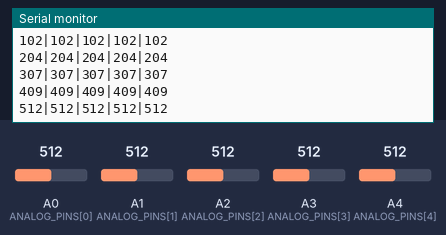
Bench run of a sketch on a simulated Arduino Nano, built with avr-gcc and run on an emulated ATmega328P. Shown: the last lines printed to the serial monitor. Inputs (shaded band) come from the test bench; at power-on: A0 (ANALOG_PINS[0]) = 512, A1 (ANALOG_PINS[1]) = 512, A2 (ANALOG_PINS[2]) = 512, A3 (ANALOG_PINS[3]) = 512, A4 (ANALOG_PINS[4]) = 512.

Above: at 1.3 s.
1.4 s: A0 (ANALOG_PINS[0]) set to 716
At 2.6 s:
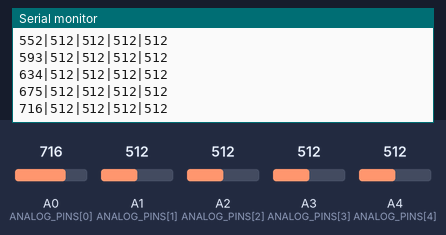
2.9 s: A1 (ANALOG_PINS[1]) set to 716
At 4.0 s:
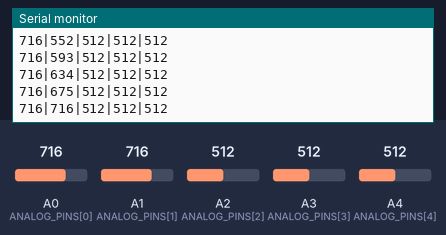
4.4 s: A2 (ANALOG_PINS[2]) set to 716
At 5.4 s:
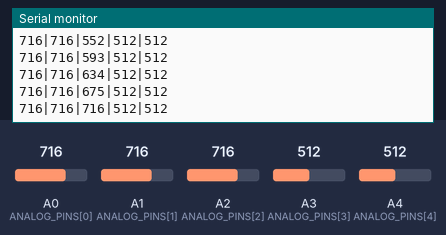
5.9 s: A3 (ANALOG_PINS[3]) set to 716
At 6.5 s:
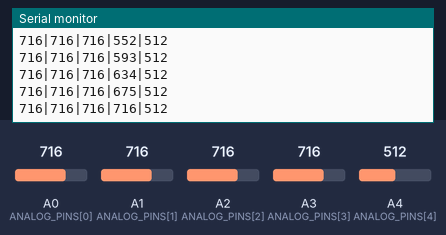
7.4 s: A4 (ANALOG_PINS[4]) set to 716
At 8.6 s:
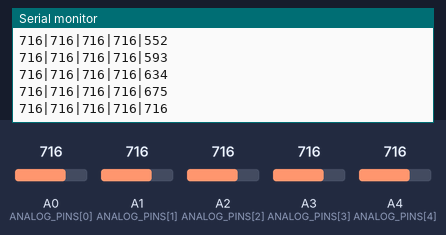
8.9 s: A0 (ANALOG_PINS[0]) set to 992
At 10.1 s:
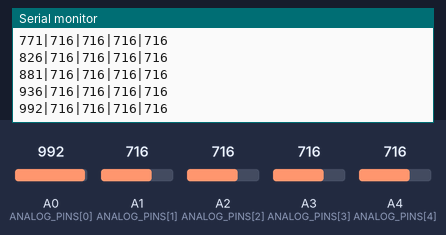
Timing chart, 0 to 11.4 s (numbered marks = the images above; inputs shaded):
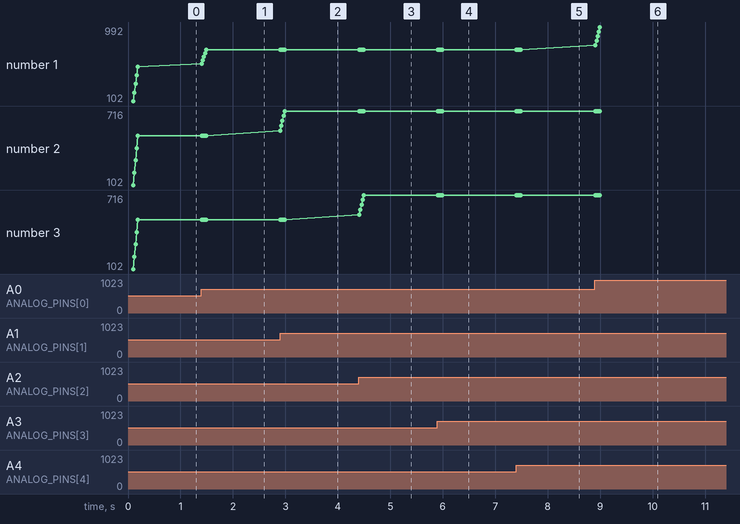

The sketch:

audiomixer.ino
```cpp
/**
 * AudioMixpult - Verbesserter Arduino Code für DEEJ Lautstärkemixer
 * Hardware: Arduino Nano V3 mit 5 Schiebepotentiometern
 *
 * Anschlüsse:
 * - Poti 1 (OTA1) -> A0
 * - Poti 2 (OTA2) -> A1
 * - Poti 3 (OTA3) -> A2
 * - Poti 4 (OTA4) -> A3
 * - Poti 5 (OTA5) -> A4
 * - Alle GND zusammen -> GND
 * - Alle VCC zusammen -> 5V
 *
 * Author: JonasGrafKWR
 * Version: 1.0
 * Datum: November 2025
 */

// Konfiguration
const int NUM_SLIDERS = 5;
const int ANALOG_PINS[NUM_SLIDERS] = {A0, A1, A2, A3, A4};

// Baudrate für serielle Kommunikation (muss mit deej-Software übereinstimmen)
const int BAUD_RATE = 9600;

// Schwellenwert für Änderungserkennung (verhindert Rauschen)
const int NOISE_THRESHOLD = 3;

// Glättungsparameter für stabilere Werte
const int NUM_READINGS = 5;
int readings[NUM_SLIDERS][NUM_READINGS];
int readIndex[NUM_SLIDERS];
int total[NUM_SLIDERS];
int average[NUM_SLIDERS];

// Letzter gesendeter Wert (zur Änderungserkennung)
int lastSentValue[NUM_SLIDERS];

void setup() {
  // Serielle Verbindung starten
  Serial.begin(BAUD_RATE);

  // Analoge Eingänge als INPUT konfigurieren (optional, da bereits Standard)
  for (int i = 0; i < NUM_SLIDERS; i++) {
    pinMode(ANALOG_PINS[i], INPUT);
  }

  // Arrays initialisieren
  for (int i = 0; i < NUM_SLIDERS; i++) {
    readIndex[i] = 0;
    total[i] = 0;
    average[i] = 0;
    lastSentValue[i] = 0;

    // Alle Readings mit 0 initialisieren
    for (int j = 0; j < NUM_READINGS; j++) {
      readings[i][j] = 0;
    }
  }

  // Kurze Pause für Stabilisierung
  delay(100);
}

void loop() {
  boolean needsUpdate = false;

  // Alle Potentiometer auslesen und glätten
  for (int i = 0; i < NUM_SLIDERS; i++) {
    // Alten Wert aus dem Glättungspuffer entfernen
    total[i] = total[i] - readings[i][readIndex[i]];

    // Neuen Wert einlesen
    readings[i][readIndex[i]] = analogRead(ANALOG_PINS[i]);

    // Neuen Wert zum Total addieren
    total[i] = total[i] + readings[i][readIndex[i]];

    // Index für nächsten Durchlauf erhöhen
    readIndex[i] = (readIndex[i] + 1) % NUM_READINGS;

    // Durchschnitt berechnen
    average[i] = total[i] / NUM_READINGS;

    // Prüfen ob sich der Wert signifikant geändert hat
    if (abs(average[i] - lastSentValue[i]) > NOISE_THRESHOLD) {
      needsUpdate = true;
      lastSentValue[i] = average[i];
    }
  }

  // Nur senden wenn sich Werte geändert haben
  if (needsUpdate) {
    sendSliderValues();
  }

  // Kleine Verzögerung um CPU-Last zu reduzieren
  delay(10);
}

/**
 * Sendet die aktuellen Potentiometerwerte über die serielle Schnittstelle
 * Format: "value1|value2|value3|value4|value5\n"
 */
void sendSliderValues() {
  String output = "";

  for (int i = 0; i < NUM_SLIDERS; i++) {
    output += String(lastSentValue[i]);

    // Trennzeichen hinzufügen (außer beim letzten Wert)
    if (i < NUM_SLIDERS - 1) {
      output += "|";
    }
  }

  // Newline hinzufügen und senden
  output += "\n";
  Serial.print(output);
}

/**
 * Alternative Methode: Direkt ohne Glättung (schneller, aber anfälliger für Rauschen)
 * Kommentiere die loop() Funktion oben aus und benenne diese in loop() um
 */
void loop_simple() {
  String output = "";

  for (int i = 0; i < NUM_SLIDERS; i++) {
    int value = analogRead(ANALOG_PINS[i]);
    output += String(value);

    if (i < NUM_SLIDERS - 1) {
      output += "|";
    }
  }

  output += "\n";
  Serial.print(output);

  delay(50);
}
```

Measured:
- after the input at 1.4 s, the serial monitor: prints a new line at once (image 1)
- after the input at 2.9 s, the serial monitor: prints a new line at once (image 2)
- after the input at 4.4 s, the serial monitor: prints a new line at once (image 3)
- after the input at 5.9 s, the serial monitor: prints a new line at once (image 4)
- after the input at 7.4 s, the serial monitor: prints a new line at once (image 5)
- after the input at 8.9 s, the serial monitor: prints a new line at once (image 6)
- plotted number 1: 512 → 716 after the input at 1.4 s, 716 → 992 after the input at 8.9 s
